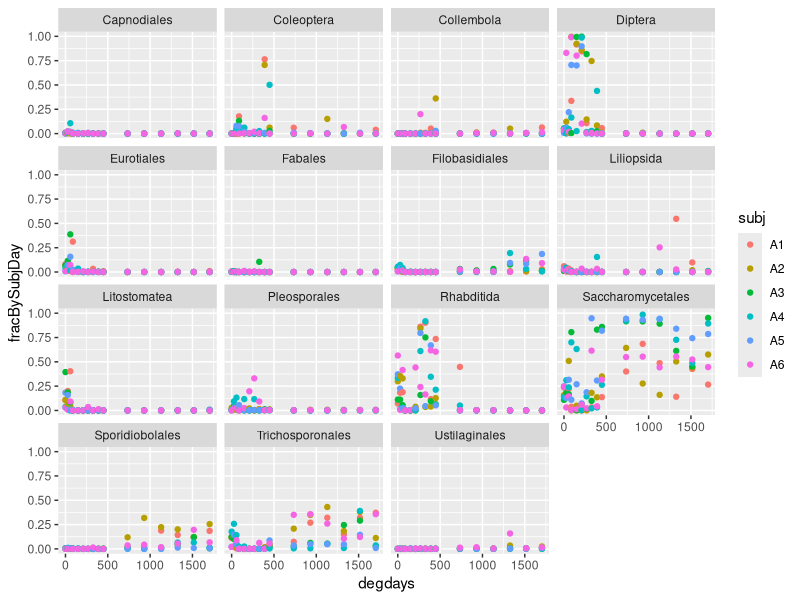
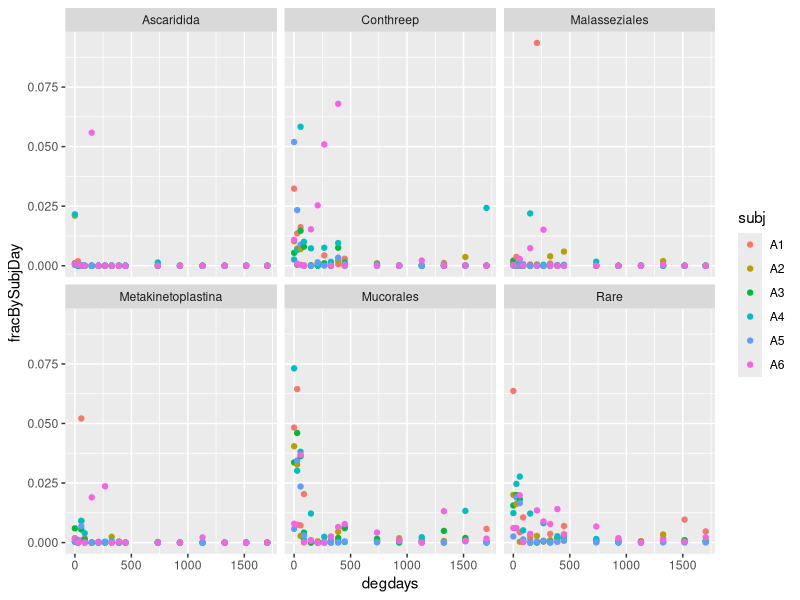
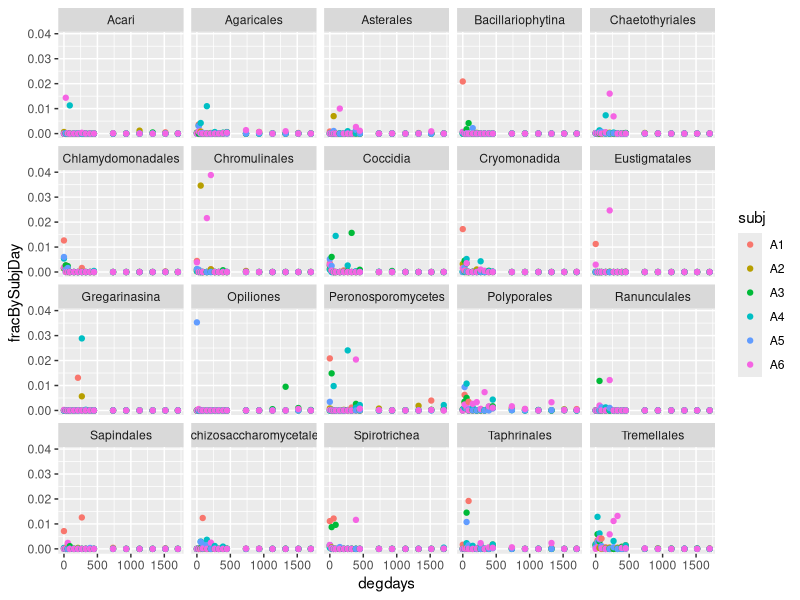
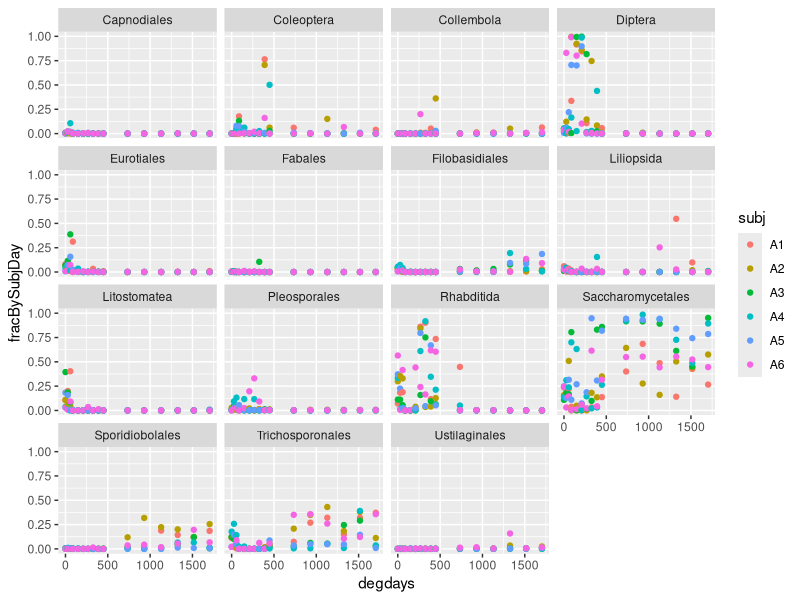
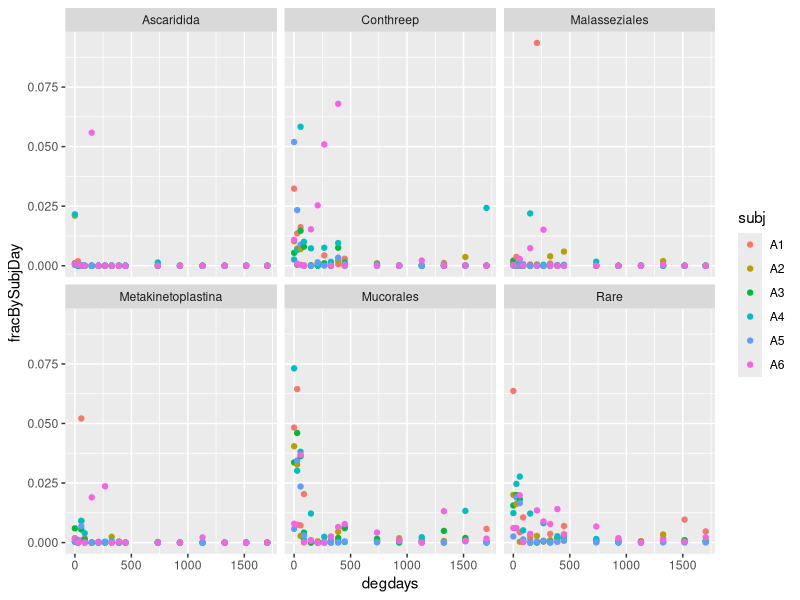
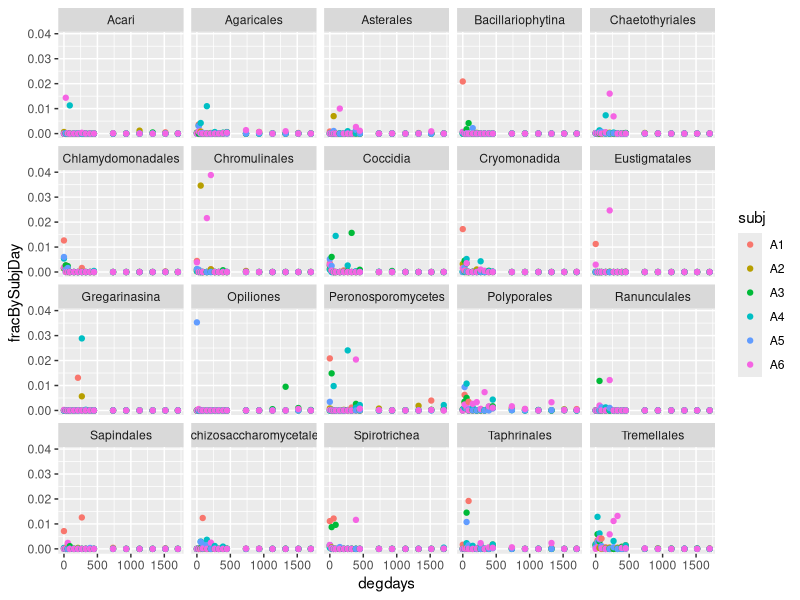

R code for these plots, in order:
library("tidyverse")

indivT <- read_csv("orders_massaged.csv")

freqtaxaT <- indivT %>%
  group_by(taxon) %>%
  summarize(maxFracBySubjDay=max(fracBySubjDay)) %>%
  arrange(desc(maxFracBySubjDay))


graph1T <- freqtaxaT %>%
  filter(maxFracBySubjDay >= 0.10) %>%
  left_join(indivT) %>%
  select(-maxFracBySubjDay)
ggplot(graph1T, aes(degdays, fracBySubjDay)) +
  geom_point(aes(color=subj)) +
  facet_wrap(~taxon)
ggsave("order_taxa_w_maxfrac_at_least_10perc.pdf")


graph2T <- freqtaxaT %>%
  filter((maxFracBySubjDay < 0.10) & (maxFracBySubjDay >= 0.05)) %>%
  left_join(indivT) %>%
  select(-maxFracBySubjDay)
ggplot(graph2T, aes(degdays, fracBySubjDay)) +
  geom_point(aes(color=subj)) +
  facet_wrap(~taxon)
ggsave("order_taxa_w_maxfrac_5-10perc.pdf")


graph3T <- freqtaxaT %>%
  filter(maxFracBySubjDay < 0.05) %>%
  left_join(indivT) %>%
  select(-maxFracBySubjDay)
ggplot(graph3T, aes(degdays, fracBySubjDay)) +
  geom_point(aes(color=subj)) +
  facet_wrap(~taxon)
ggsave("order_taxa_w_maxfrac_less_5perc.pdf")
